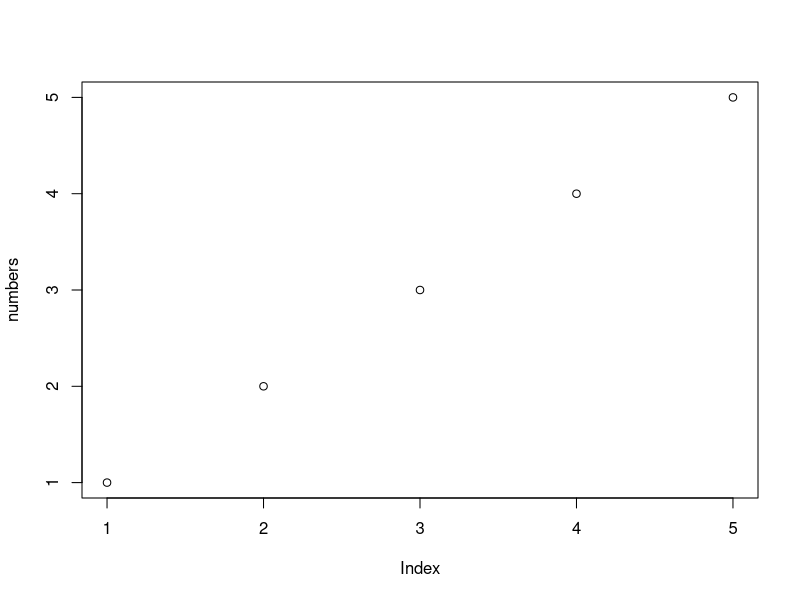

Source code (R):
#Lesson 1: Getting to know R and building your first model

#Part I: Introduction to R

## The basics ##

#we can use r to perform mathematical operations like addition, subtraction, multiplication, and division
#this can be done by simply typing our numbers and operations. They will be printed in the console.

2 + 2 

2 - 2

2 * 2

2 / 2


#variables are basically pieces of data that we can save and name for easier recall

answer <- 2 + 2 
print(answer)

my_name <- "Abby"

#vectors are a series of data that can all be stored together

numbers <- c(1, 2, 3, 4, 5)
print(numbers)

class_roster <- c("Abby", "Andrew", "Amlan", "Ling-Wei", "Lucas")
print(class_roster)


##What is a function?##

# A function is a method of being able to repeat the same operations within your code 
#repeatedly without having to continuously type them out every time. 
#R has lots of great preset functions that can be very helpful

#one that we have been using a lot already is the print function
print("Hello World")

#we can also use the function "length" to determine the length of a vector
length(class_roster)

#there are plenty of statistical functions that are useful for finding measures of center
#or other features of our data that we may be interested in

mean(numbers)
median(numbers)
max(numbers)
min(numbers)

#Sometimes, we need a more custom function to fit our needs.For example, 
#if we need to find 3x + 5 for a series of numbers, it is better to write a function to 
#perform this task instead of writing out 3(1)+5, 3(2)+5, 3(3) + 5... etc
#In this case, we can create our OWN function that carries out the operations we need

#Functions pass data called a parameter through them, which is basically your input. 
#A function will return data called a result once it has run the prescribed operations dictated in the function

#To create a function, we will use the "function()" keyword. The operations will be nested within 
#brackets {}. Functions can print the results of the function as an argument of that function
#or you can use the print function to see your result
#Below we will create a simple function that prints the input name
print_name_function <- function(first_name){
  print(first_name)
  return(first_name)
}

#This function may seem simple, but it can be very useful for more complicated actions
#Lets now write a function that multiples an input "x" by a chosen number "y" and adds "z"

math_function <- function (x,y,z){
  output <- x * y 
  output <- output + z
  return (output) 
}

print(math_function(1,2,3))
print(math_function(2,3,4))

#one of the most useful tools computer programs give us access too are those used to visualize data.
#In R, we can create really beautiful and useful graphs very easily using the built in plot() function.
plot(numbers)
# We also have the ability to customize plots colors, shapes, point sizes, and more

#INSERT PLOT HERE

#Part II: Building our first model: Personal Finance 

#Lets build a function that allows us to project our account balance for a given interest rate over 5 years.
#We will be using simple interest to complete this function

simple_interest_fun <- function(principal, interest_rate, years){
  balance <- principal * interest_rate * years
  return(balance)
}

simple_interest <- simple_interest_fun(1000, 5, 5)
print(simple_interest)

#lets build a similar function but this time using compound interest

compound_interest_fun <- function(principal, interest_rate, years){
  balance <- principal * ((1 +interest_rate)^years)
  return(balance)
}

compound_interest <- compound_interest_fun(1000, 5, 5) 
print(compound_interest)
